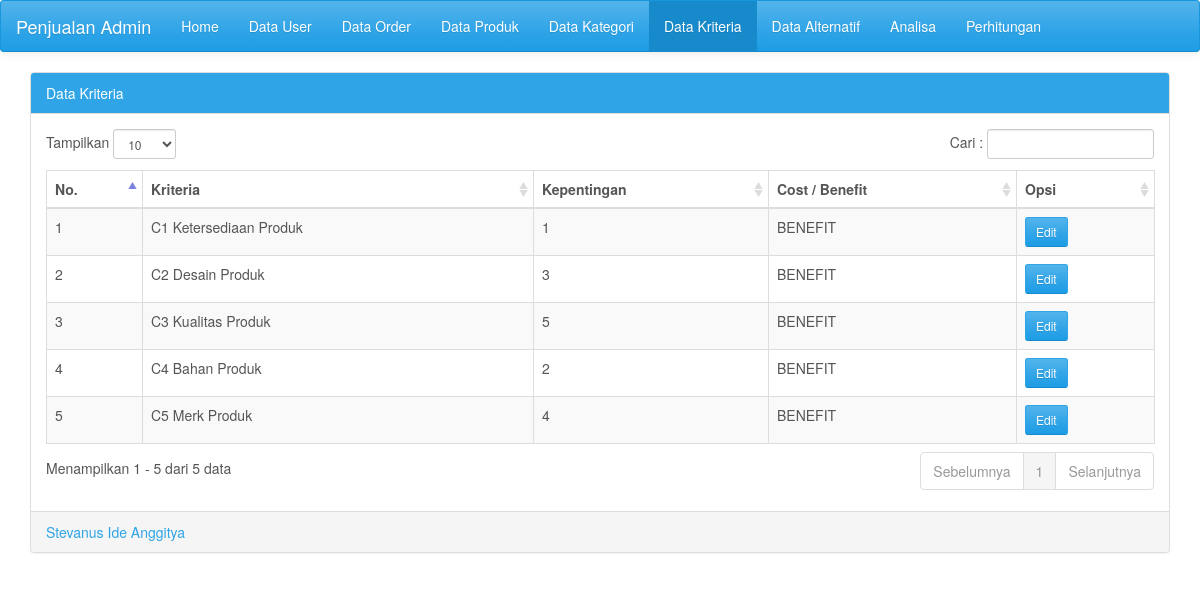
Page /kriteria.php on the committed database.
### tables this page shows
CREATE TABLE `kriteria` (
  `id_kriteria` varchar(20) NOT NULL,
  `kriteria` varchar(100) NOT NULL,
  `kepentingan` varchar(20) NOT NULL,
  `cost_benefit` varchar(20) NOT NULL
);

### kriteria.php (the view, shortened to what this page needs)
<?php
	include('configdb.php');
?>
<!DOCTYPE html>
<html lang="en"><head><meta http-equiv="Content-Type" content="text/html; charset=UTF-8">
	<link href="ui/css/cerulean.min.css" rel="stylesheet">
	<link rel="stylesheet" type="text/css" href="ui/css/datatables/dataTables.bootstrap.css">
  </head>
  <body>
	<div id="wrapper">
      <nav class="navbar navbar-default">
        <div class="container-fluid">
          <div class="navbar-header">
            <a class="navbar-brand" href="#"><?php echo $_SESSION['judul'];?></a>
          </div>
          <div id="navbar" class="navbar-collapse collapse">
            <ul class="nav navbar-nav">
              <li><a href="index.php">Home</a></li>
			  <li><a href="user.php">Data User</a></li>
              <li><a href="order.php">Data Order</a></li>
              <li><a href="produk.php">Data Produk</a></li>
              <li><a href="kategori.php">Data Kategori</a></li>
              <li class="active"><a href="kriteria.php">Data Kriteria</a></li>
              <li><a href="alternatif.php">Data Alternatif</a></li>
			  <li><a href="analisa.php">Analisa</a></li>
              <li><a href="perhitungan.php">Perhitungan</a></li>
			</ul>
          </div>
        </div>
      </nav>
	  <div class="container">
	  <div id="page-wrapper">
      <div class="row">
      <div class="col-lg-12">
	  <div class="panel panel-primary">
		  <div class="panel-heading">Data Kriteria</div>
		    <?php
							$kriteria = $mysqli->query("select * from kriteria");
		    ?>
		  <div class="panel-body table-responsive">
			<table id="example" class="table table-striped table-bordered" cellspacing="0" width="100%">
			<thead>
				<tr>
					<th>No.</th>
					<th>Kriteria</th>
					<th>Kepentingan</th>
					<th>Cost / Benefit</th>
					<th>Opsi</th>
				</tr>
			</thead>
			<tbody>
										<?php
												$i = 1;
												while ($row = $kriteria->fetch_assoc()) {
													echo '<tr>';
													echo '<td>'.$i++.'</td>';
													echo '<td>'.ucwords($row["kriteria"]).'</td>';
													echo '<td>'.$row["kepentingan"].'</td>';
													echo '<td class="text-uppercase">'.$row["cost_benefit"].'</td>';
													echo '<td>';
										?>
														  <a href="edit-kriteria.php?id=<?php echo $row["id_kriteria"];?>" class="btn btn-primary btn-sm"><i class="fa fa-pencil"></i> Edit</a>
										<?php
													echo '</tr>';
												}
										?>
			</tbody>
			</table>
		  </div>
		  <div class="panel-footer text-primary"><?php echo $_SESSION['by'];?><div class="pull-right"></div></div>
		</div>
		</div>
	</div>
	</div>
	</div>
    </div>
</body></html>

### rows in the picture
kriteria: kriteria "C1 Ketersediaan Produk", kepentingan "1", cost_benefit "BENEFIT"
kriteria: kriteria "C2 Desain Produk", kepentingan "3", cost_benefit "BENEFIT"
kriteria: kriteria "C3 Kualitas Produk", kepentingan "5", cost_benefit "BENEFIT"
kriteria: kriteria "C4 Bahan Produk", kepentingan "2", cost_benefit "BENEFIT"
kriteria: kriteria "C5 Merk Produk", kepentingan "4", cost_benefit "BENEFIT"

### other values in the picture
$_SESSION['judul'] "Penjualan Admin"
$_SESSION['by'] "Stevanus Ide Anggitya"
